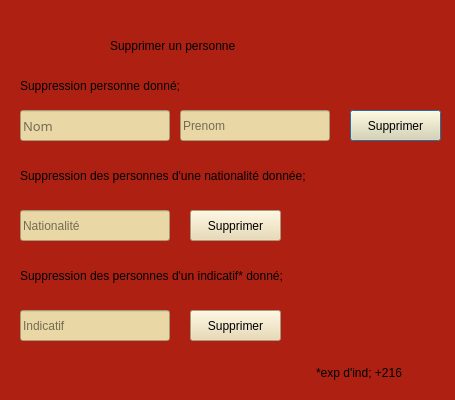
<?xml version="1.0" encoding="UTF-8"?>
<ui version="4.0">
 <class>Dialog</class>
 <widget class="QDialog" name="Dialog">
  <property name="geometry">
   <rect>
    <x>0</x>
    <y>0</y>
    <width>455</width>
    <height>400</height>
   </rect>
  </property>
  <property name="minimumSize">
   <size>
    <width>455</width>
    <height>400</height>
   </size>
  </property>
  <property name="maximumSize">
   <size>
    <width>455</width>
    <height>400</height>
   </size>
  </property>
  <property name="windowTitle">
   <string>Dialog</string>
  </property>
  <property name="styleSheet">
   <string notr="true">background-color: rgb(174, 32, 18);</string>
  </property>
  <widget class="QLabel" name="label_10">
   <property name="geometry">
    <rect>
     <x>110</x>
     <y>30</y>
     <width>221</width>
     <height>31</height>
    </rect>
   </property>
   <property name="styleSheet">
    <string notr="true">font: 12pt &quot;Copperplate Gothic Bold&quot;;</string>
   </property>
   <property name="text">
    <string>Supprimer un personne</string>
   </property>
  </widget>
  <widget class="QLabel" name="label_11">
   <property name="geometry">
    <rect>
     <x>20</x>
     <y>70</y>
     <width>221</width>
     <height>31</height>
    </rect>
   </property>
   <property name="styleSheet">
    <string notr="true">font: 8pt &quot;Copperplate Gothic Bold&quot;;</string>
   </property>
   <property name="text">
    <string>Suppression personne donné;</string>
   </property>
  </widget>
  <widget class="QPushButton" name="pushButton">
   <property name="geometry">
    <rect>
     <x>350</x>
     <y>110</y>
     <width>91</width>
     <height>31</height>
    </rect>
   </property>
   <property name="styleSheet">
    <string notr="true">background-color: rgb(233, 216, 170);</string>
   </property>
   <property name="text">
    <string>Supprimer</string>
   </property>
  </widget>
  <widget class="QLineEdit" name="lineEdit">
   <property name="geometry">
    <rect>
     <x>20</x>
     <y>110</y>
     <width>150</width>
     <height>31</height>
    </rect>
   </property>
   <property name="font">
    <font>
     <family>MS Reference Sans Serif</family>
     <pointsize>10</pointsize>
     <weight>50</weight>
     <italic>false</italic>
     <bold>false</bold>
    </font>
   </property>
   <property name="styleSheet">
    <string notr="true">font: 10pt &quot;MS Reference Sans Serif&quot;;
background-color: rgb(233, 216, 166);</string>
   </property>
   <property name="placeholderText">
    <string>Nom</string>
   </property>
  </widget>
  <widget class="QLineEdit" name="lineEdit_2">
   <property name="geometry">
    <rect>
     <x>180</x>
     <y>110</y>
     <width>150</width>
     <height>31</height>
    </rect>
   </property>
   <property name="styleSheet">
    <string notr="true">font: 10pt &quot;MS Reference Sans Serif&quot;;
background-color: rgb(233, 216, 166);</string>
   </property>
   <property name="placeholderText">
    <string>Prenom</string>
   </property>
  </widget>
  <widget class="QLabel" name="label_12">
   <property name="geometry">
    <rect>
     <x>20</x>
     <y>160</y>
     <width>351</width>
     <height>31</height>
    </rect>
   </property>
   <property name="styleSheet">
    <string notr="true">font: 8pt &quot;Copperplate Gothic Bold&quot;;</string>
   </property>
   <property name="text">
    <string>Suppression des personnes d'une nationalité donnée;</string>
   </property>
  </widget>
  <widget class="QLineEdit" name="lineEdit_3">
   <property name="geometry">
    <rect>
     <x>20</x>
     <y>210</y>
     <width>150</width>
     <height>31</height>
    </rect>
   </property>
   <property name="styleSheet">
    <string notr="true">font: 10pt &quot;MS Reference Sans Serif&quot;;
background-color: rgb(233, 216, 166);</string>
   </property>
   <property name="placeholderText">
    <string>Nationalité</string>
   </property>
  </widget>
  <widget class="QPushButton" name="pushButton_2">
   <property name="geometry">
    <rect>
     <x>190</x>
     <y>210</y>
     <width>91</width>
     <height>31</height>
    </rect>
   </property>
   <property name="styleSheet">
    <string notr="true">background-color: rgb(233, 216, 170);</string>
   </property>
   <property name="text">
    <string>Supprimer</string>
   </property>
  </widget>
  <widget class="QPushButton" name="pushButton_3">
   <property name="geometry">
    <rect>
     <x>190</x>
     <y>310</y>
     <width>91</width>
     <height>31</height>
    </rect>
   </property>
   <property name="styleSheet">
    <string notr="true">background-color: rgb(233, 216, 170);</string>
   </property>
   <property name="text">
    <string>Supprimer</string>
   </property>
  </widget>
  <widget class="QLineEdit" name="lineEdit_4">
   <property name="geometry">
    <rect>
     <x>20</x>
     <y>310</y>
     <width>150</width>
     <height>31</height>
    </rect>
   </property>
   <property name="styleSheet">
    <string notr="true">font: 10pt &quot;MS Reference Sans Serif&quot;;
background-color: rgb(233, 216, 166);</string>
   </property>
   <property name="placeholderText">
    <string>Indicatif</string>
   </property>
  </widget>
  <widget class="QLabel" name="label_13">
   <property name="geometry">
    <rect>
     <x>20</x>
     <y>260</y>
     <width>351</width>
     <height>31</height>
    </rect>
   </property>
   <property name="styleSheet">
    <string notr="true">font: 8pt &quot;Copperplate Gothic Bold&quot;;</string>
   </property>
   <property name="text">
    <string>Suppression des personnes d'un indicatif* donné;</string>
   </property>
  </widget>
  <widget class="QLabel" name="label">
   <property name="geometry">
    <rect>
     <x>316</x>
     <y>362</y>
     <width>101</width>
     <height>21</height>
    </rect>
   </property>
   <property name="text">
    <string>*exp d'ind; +216</string>
   </property>
  </widget>
 </widget>
 <resources/>
 <connections/>
</ui>
